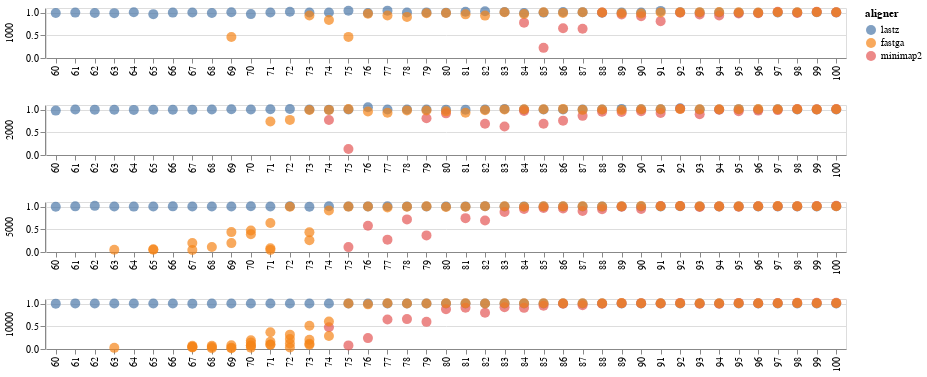

The notebook cell this image was saved under:
### Code cell
alt.Chart(data).mark_circle(size=100).encode(
    x=alt.X('divergence:O').axis(title=None),#, sort=sorted_apple),
    y=alt.Y('corrected_cvrg:Q').axis(title=None),
    color=alt.Color('aligner:N',sort=['lastz','fastga','minimap2']),
    row=alt.Row('length:N',title=None),
    #column='divergence:O'
).properties(
    width=800,  # Set width of the chart
    height=50,  # Set height of the chart,
).resolve_scale(
    x='independent'  # Make x-axis independent across columns
)

### Figure 1 — Vega-Lite specification as saved in the notebook (floating-point values rounded to 4 significant figures; data arrays with more than 128 entries replaced by an {"elided": "..."} marker saying what was removed)
{"config": {"view": {"continuousWidth": 300, "continuousHeight": 300}}, "data": {"name": "data-0610ad5381c013833814300905c2c996"}, "mark": {"type": "circle", "size": 100}, "encoding": {"color": {"field": "aligner", "sort": ["lastz", "fastga", "minimap2"], "type": "nominal"}, "row": {"field": "length", "title": null, "type": "nominal"}, "x": {"axis": {"title": null}, "field": "divergence", "type": "ordinal"}, "y": {"axis": {"title": null}, "field": "corrected_cvrg", "type": "quantitative"}}, "height": 50, "resolve": {"scale": {"x": "independent"}}, "width": 800, "$schema": "https://vega.github.io/schema/vega-lite/v5.16.3.json", "datasets": {"data-0610ad5381c013833814300905c2c996": {"elided": "520 records"}}}
